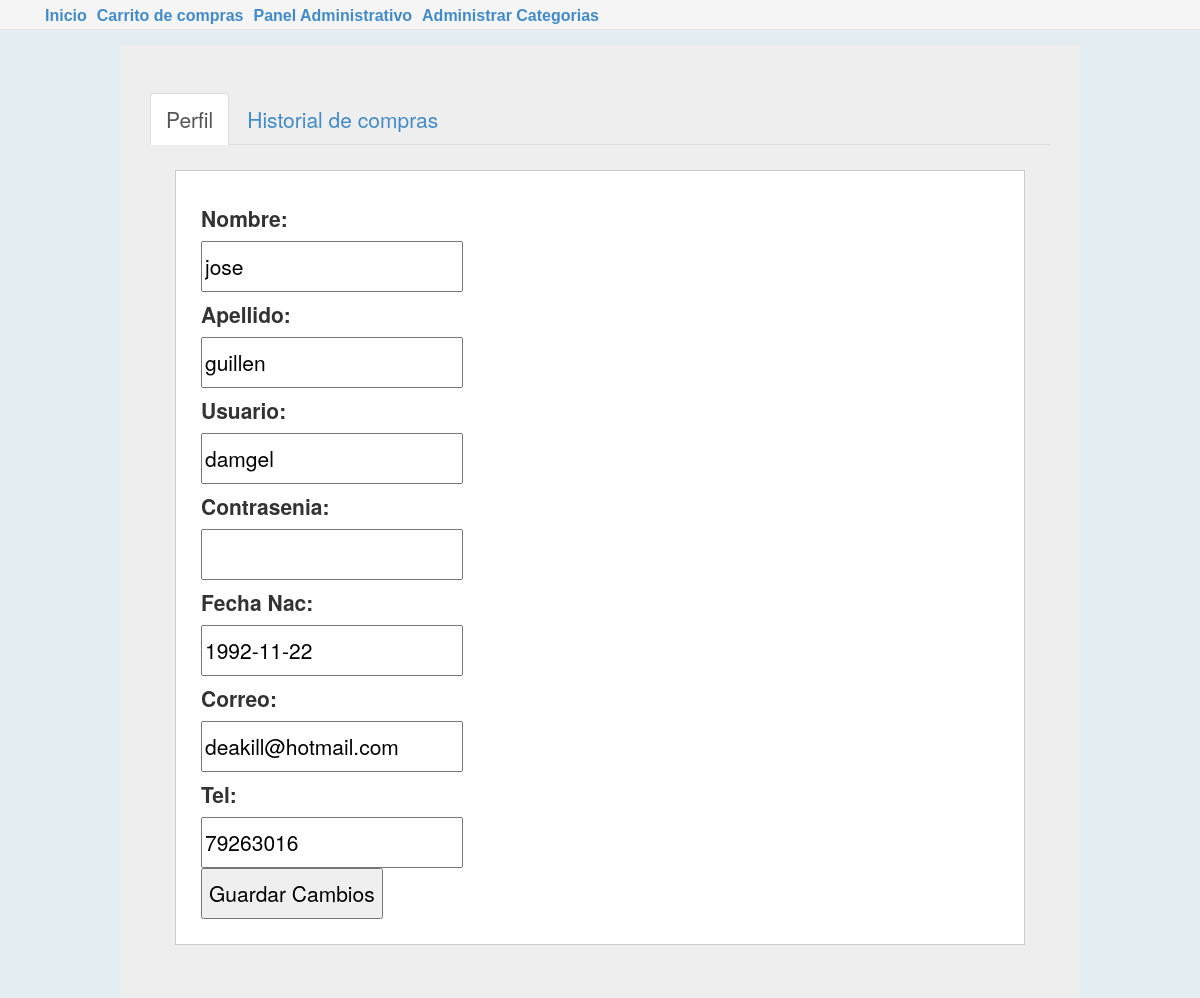
Page /profile.php (signed in) on the committed database.
### tables this page shows
CREATE TABLE `cliente` (
  `idcliente` int(20) NOT NULL AUTO_INCREMENT,
  `nombre` varchar(120) DEFAULT NULL,
  `apellido` varchar(120) DEFAULT NULL,
  `usuario` varchar(50) DEFAULT NULL,
  `contrasenia` varchar(250) DEFAULT NULL,
  `fecha_nac` date DEFAULT NULL,
  `correo` varchar(250) DEFAULT NULL,
  `tel` varchar(20) DEFAULT NULL,
  `compra_pendiente` varchar(250) DEFAULT NULL,
  PRIMARY KEY (`idcliente`)
);

### profile.php (the view, shortened to what this page needs)
<!doctype html>
<html lang="en">
    <head>
    </head>
    <link rel="stylesheet" href="assets/css/bootstrap.css">
    <link rel="stylesheet" href="assets/css/bootstrap.css">
    <body>
        <?php include_once 'Includes/header.php'; ?>
        <div class="contenedor">
            <?
            if (($_SESSION['userid']) !== "") {
                $idcliente = $_SESSION['userid'];
                $row = mysql_fetch_array(mysql_query("SELECT * FROM `cliente` WHERE `idcliente` = '$idcliente' "));
                ?>
                <div class="jumbotron">
                    <ul class="nav nav-tabs" id="myTab">
                        <li class="active"><a href="#Perfil">Perfil</a></li>
                        <li class=""><a href="#Historial">Historial de compras</a></li>
                    </ul>
                    <div class="tab-content">
                        <div class="tab-pane active" id="Perfil">
                            <div class="row">
                                <div class="col-md-12">
                                    <form action='' method='POST'>
                                        <fieldset>
                                            <div><b>Nombre:</b><br /><input type='text' name='nombre' value='<?= stripslashes($row['nombre']) ?>' /></div>
                                            <div><b>Apellido:</b><br /><input type='text' name='apellido' value='<?= stripslashes($row['apellido']) ?>' /></div>
                                            <div><b>Usuario:</b><br /><input type='text' name='usuario' value='<?= stripslashes($row['usuario']) ?>' /></div>
                                            <div><b>Contrasenia:</b><br /><input type='text' name='contrasenia' value=""/></div>
                                            <div><b>Fecha Nac:</b><br /><input type='text' name='fecha_nac' value='<?= stripslashes($row['fecha_nac']) ?>' /></div>
                                            <div><b>Correo:</b><br /><input type='text' name='correo' value='<?= stripslashes($row['correo']) ?>' /></div>
                                            <div><b>Tel:</b><br /><input type='text' name='tel' value='<?= stripslashes($row['tel']) ?>' /></div>
                                            <div><input type='submit' value='Guardar Cambios' /><input type='hidden' value='1' name='submitted' /></div>
                                        </fieldset>
                                    </form>
                                <? } ?>
                            </div>
                        </div>
                    </div>
                </div>
            </div>
        </div>
    </body>
</html>

### profile.php (style rules this page uses)
fieldset { background-color: white; border:solid 1px #CCC; margin: 25px; padding: 25px; }

### Includes/header.php (style rules this page uses)
body { margin: 0px; }
.contenedor { padding-top: 15px; width: 80%; margin: auto; }

### rows in the picture
cliente: nombre "jose", apellido "guillen", usuario "damgel", fecha_nac "1992-11-22", correo "deakill@hotmail.com", tel "79263016"
